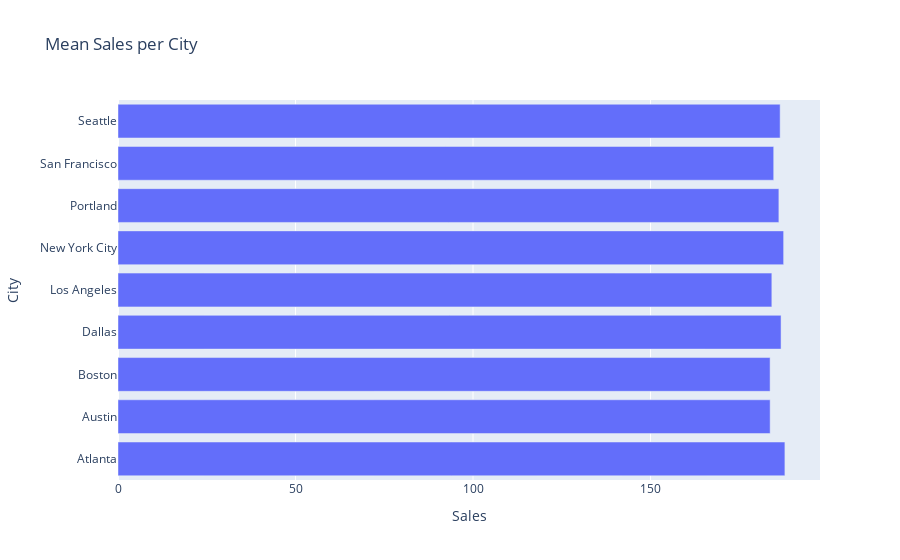

This figure's notebook cell:
### Code cell
# Calculate the mean sales per city
mean_sales = df.groupby("City")["Sales"].mean().reset_index()

# Create a horizontal bar plot using Plotly Express
fig = px.bar(mean_sales, x="Sales", y="City", orientation="h", title="Mean Sales per City")
fig.show()

### Figure 1 — Plotly figure (JSON) as saved in the notebook; plotly's stock layout.template omitted (floating-point values rounded to 4 significant figures)
{"data": [{"alignmentgroup": "True", "hovertemplate": "Sales=%{x}<br>City=%{y}<extra></extra>", "legendgroup": "", "marker": {"color": "#636efa", "pattern": {"shape": ""}}, "name": "", "offsetgroup": "", "orientation": "h", "showlegend": false, "textposition": "auto", "type": "bar", "x": [187.9, 183.7, 183.7, 186.8, 184.2, 187.5, 186.2, 184.7, 186.5], "xaxis": "x", "y": [" Atlanta", " Austin", " Boston", " Dallas", " Los Angeles", " New York City", " Portland", " San Francisco", " Seattle"], "yaxis": "y"}], "layout": {"barmode": "relative", "legend": {"tracegroupgap": 0}, "title": {"text": "Mean Sales per City"}, "xaxis": {"anchor": "y", "domain": [0, 1], "title": {"text": "Sales"}}, "yaxis": {"anchor": "x", "domain": [0, 1], "title": {"text": "City"}}}}
